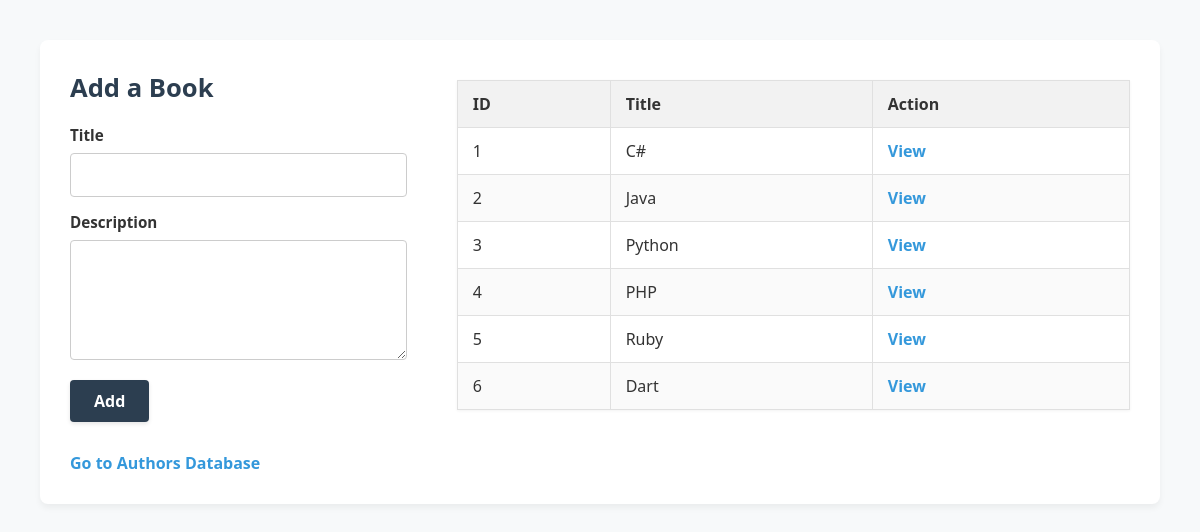
The page / on the database its author committed.
### books_authors_app/models.py (models this page shows)
class Book(models.Model):
    title = models.CharField(max_length=200)
    desc = models.TextField()
    author = models.ManyToManyField(Author, related_name='books')

### books_authors_app/views.py (the view)
# urls.py: path('', views.books, name='books'),
def books(request):
    context = {
        'all_books': Book.objects.all()
    }
    return render(request, 'books.html', context)

### books_authors_app/templates/books.html (shortened to what this page needs)
{% load static %}
<!DOCTYPE html>
<html lang="en">
<head>
    <link rel="stylesheet" href="{% static 'css/style.css' %}">
</head>
<body>
    <div class="container">
        <div class="row">
            <div class="col-form">
                <h2>Add a Book</h2>
                <form action="{% url 'add_book' %}" method="post">
                    <div class="form-group">
                        <label for="title">Title</label>
                        <input type="text" id="title" name="title" required>
                    </div>
                    <div class="form-group">
                        <label for="description">Description</label>
                        <textarea id="description" name="description" required></textarea>
                    </div>
                    <button type="submit" class="btn">Add</button>
                </form>
            </div>
            <div class="col-table">
                <table class="data-table">
                    <thead>
                        <tr>
                            <th>ID</th>
                            <th>Title</th>
                            <th>Action</th>
                        </tr>
                    </thead>
                    <tbody>
                        {% for book in all_books %}
                        <tr>
                            <td>{{ book.id }}</td>
                            <td>{{ book.title }}</td>
                            <td><a href="{% url 'book_detail' book.id %}">View</a></td>
                        </tr>
                        {% empty %}
                        <tr>
                            <td colspan="3" style="text-align: center;">No books found in the database.</td>
                        </tr>
                        {% endfor %}
                    </tbody>
                </table>
            </div>
        </div>
        <div class="navigation-links">
            <a href="{% url 'authors' %}">Go to Authors Database</a>
        </div>
    </div>
</body>
</html>

### books_authors_app/static/css/style.css (style rules this page uses)
* { box-sizing: border-box; font-family: 'Segoe UI', Tahoma, Geneva, Verdana, sans-serif; margin: 0; padding: 0; }
body { background-color: #f7f9fa; color: #333; padding: 40px; display: flex; justify-content: center; }
.container { max-width: 1200px; width: 100%; background-color: #ffffff; padding: 30px; border-radius: 8px; box-shadow: 0 4px 6px rgba(0, 0, 0, 0.05); }
.row { display: flex; gap: 50px; flex-wrap: wrap; }
.col-form { flex: 1 1 300px; }
.col-table { flex: 2 2 600px; }
h2 { font-size: 1.6rem; margin-bottom: 20px; color: #2c3e50; }
.form-group { margin-bottom: 15px; }
.form-group label { display: block; font-weight: 600; margin-bottom: 8px; font-size: 0.95rem; }
.form-group input[type="text"], .form-group textarea, .form-group select { width: 100%; padding: 10px; border: 1px solid #ccc; border-radius: 4px; font-size: 1rem; background-color: #fff; transition: border-color 0.2s; }
.form-group textarea { height: 120px; resize: vertical; }
.btn { background-color: #2c3e50; color: #fff; border: none; padding: 10px 24px; font-size: 1rem; font-weight: 600; border-radius: 4px; cursor: pointer; box-shadow: 0 2px 4px rgba(0,0,0,0.1); transition: background-color 0.2s; }
.data-table { width: 100%; border-collapse: collapse; margin-top: 10px; box-shadow: 0 1px 3px rgba(0,0,0,0.05); }
.data-table th, .data-table td { padding: 12px 15px; text-align: left; border: 1px solid #e0e0e0; }
.data-table th { background-color: #f2f2f2; color: #333; font-weight: 700; }
.data-table tr:nth-child(even) { background-color: #fafafa; }
a { color: #3498db; text-decoration: none; font-weight: 600; }
.navigation-links { margin-top: 30px; display: flex; gap: 20px; }

### rows shown on the page
Book: id "1", title "C#"
Book: id "2", title "Java"
Book: id "3", title "Python"
Book: id "4", title "PHP"
Book: id "5", title "Ruby"
Book: id "6", title "Dart"
